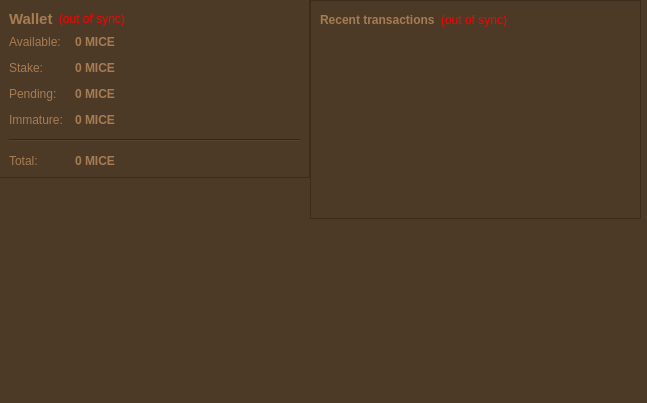
<?xml version="1.0" encoding="UTF-8"?>
<ui version="4.0">
 <class>OverviewPage</class>
 <widget class="QWidget" name="OverviewPage">
  <property name="geometry">
   <rect>
    <x>0</x>
    <y>0</y>
    <width>647</width>
    <height>403</height>
   </rect>
  </property>
  <property name="windowTitle">
   <string>Form</string>
  </property>
  <property name="styleSheet">
   <string notr="true">background-color: rgb(76, 58, 39);
color: rgb(166, 124, 82);</string>
  </property>
  <widget class="QLabel" name="label_2">
   <property name="geometry">
    <rect>
     <x>0</x>
     <y>250</y>
     <width>501</width>
     <height>111</height>
    </rect>
   </property>
   <property name="text">
    <string/>
   </property>
   <property name="pixmap">
    <pixmap resource="../bitcoin.qrc">:/images/wallet</pixmap>
   </property>
  </widget>
  <widget class="QWidget" name="layoutWidget">
   <property name="geometry">
    <rect>
     <x>-1</x>
     <y>-1</y>
     <width>311</width>
     <height>241</height>
    </rect>
   </property>
   <layout class="QVBoxLayout" name="verticalLayout_2">
    <item>
     <widget class="QFrame" name="frame">
      <property name="styleSheet">
       <string notr="true">color: rgb(166, 124, 82);</string>
      </property>
      <property name="frameShape">
       <enum>QFrame::StyledPanel</enum>
      </property>
      <property name="frameShadow">
       <enum>QFrame::Raised</enum>
      </property>
      <layout class="QVBoxLayout" name="verticalLayout_4">
       <item>
        <layout class="QHBoxLayout" name="horizontalLayout_4">
         <item>
          <widget class="QLabel" name="label_5">
           <property name="font">
            <font>
             <pointsize>11</pointsize>
             <weight>75</weight>
             <bold>true</bold>
            </font>
           </property>
           <property name="styleSheet">
            <string notr="true">color: rgb(166, 124, 82);</string>
           </property>
           <property name="text">
            <string>Wallet</string>
           </property>
          </widget>
         </item>
         <item>
          <widget class="QLabel" name="labelWalletStatus">
           <property name="toolTip">
            <string>The displayed information may be out of date. Your wallet automatically synchronizes with the Mousecoin network after a connection is established, but this process has not completed yet.</string>
           </property>
           <property name="styleSheet">
            <string notr="true">QLabel { color: red; }</string>
           </property>
           <property name="text">
            <string notr="true">(out of sync)</string>
           </property>
           <property name="alignment">
            <set>Qt::AlignLeading|Qt::AlignLeft|Qt::AlignVCenter</set>
           </property>
          </widget>
         </item>
         <item>
          <spacer name="horizontalSpacer_2">
           <property name="orientation">
            <enum>Qt::Horizontal</enum>
           </property>
           <property name="sizeHint" stdset="0">
            <size>
             <width>40</width>
             <height>20</height>
            </size>
           </property>
          </spacer>
         </item>
        </layout>
       </item>
       <item>
        <layout class="QFormLayout" name="formLayout_2">
         <property name="fieldGrowthPolicy">
          <enum>QFormLayout::AllNonFixedFieldsGrow</enum>
         </property>
         <property name="horizontalSpacing">
          <number>12</number>
         </property>
         <property name="verticalSpacing">
          <number>12</number>
         </property>
         <item row="0" column="0">
          <widget class="QLabel" name="label">
           <property name="text">
            <string>Available:</string>
           </property>
          </widget>
         </item>
         <item row="0" column="1">
          <widget class="QLabel" name="labelBalance">
           <property name="font">
            <font>
             <weight>75</weight>
             <bold>true</bold>
            </font>
           </property>
           <property name="cursor">
            <cursorShape>IBeamCursor</cursorShape>
           </property>
           <property name="toolTip">
            <string>Your current spendable balance</string>
           </property>
           <property name="text">
            <string notr="true">0 MICE</string>
           </property>
           <property name="textInteractionFlags">
            <set>Qt::LinksAccessibleByMouse|Qt::TextSelectableByKeyboard|Qt::TextSelectableByMouse</set>
           </property>
          </widget>
         </item>
         <item row="1" column="0">
          <widget class="QLabel" name="label_6">
           <property name="text">
            <string>Stake:</string>
           </property>
          </widget>
         </item>
         <item row="1" column="1">
          <widget class="QLabel" name="labelStake">
           <property name="font">
            <font>
             <weight>75</weight>
             <bold>true</bold>
            </font>
           </property>
           <property name="cursor">
            <cursorShape>IBeamCursor</cursorShape>
           </property>
           <property name="toolTip">
            <string>Total of coins that was staked, and do not yet count toward the current balance</string>
           </property>
           <property name="text">
            <string notr="true">0 MICE</string>
           </property>
           <property name="textInteractionFlags">
            <set>Qt::LinksAccessibleByMouse|Qt::TextSelectableByKeyboard|Qt::TextSelectableByMouse</set>
           </property>
          </widget>
         </item>
         <item row="2" column="0">
          <widget class="QLabel" name="label_3">
           <property name="text">
            <string>Pending:</string>
           </property>
          </widget>
         </item>
         <item row="2" column="1">
          <widget class="QLabel" name="labelUnconfirmed">
           <property name="font">
            <font>
             <weight>75</weight>
             <bold>true</bold>
            </font>
           </property>
           <property name="cursor">
            <cursorShape>IBeamCursor</cursorShape>
           </property>
           <property name="toolTip">
            <string>Total of transactions that have yet to be confirmed, and do not yet count toward the current balance</string>
           </property>
           <property name="text">
            <string notr="true">0 MICE</string>
           </property>
           <property name="textInteractionFlags">
            <set>Qt::LinksAccessibleByMouse|Qt::TextSelectableByKeyboard|Qt::TextSelectableByMouse</set>
           </property>
          </widget>
         </item>
         <item row="3" column="0">
          <widget class="QLabel" name="labelImmatureText">
           <property name="text">
            <string>Immature:</string>
           </property>
          </widget>
         </item>
         <item row="3" column="1">
          <widget class="QLabel" name="labelImmature">
           <property name="font">
            <font>
             <weight>75</weight>
             <bold>true</bold>
            </font>
           </property>
           <property name="toolTip">
            <string>Mined balance that has not yet matured</string>
           </property>
           <property name="text">
            <string notr="true">0 MICE</string>
           </property>
           <property name="textInteractionFlags">
            <set>Qt::LinksAccessibleByMouse|Qt::TextSelectableByKeyboard|Qt::TextSelectableByMouse</set>
           </property>
          </widget>
         </item>
         <item row="4" column="0" colspan="2">
          <widget class="Line" name="line">
           <property name="orientation">
            <enum>Qt::Horizontal</enum>
           </property>
          </widget>
         </item>
         <item row="5" column="0">
          <widget class="QLabel" name="labelTotalText">
           <property name="text">
            <string>Total:</string>
           </property>
          </widget>
         </item>
         <item row="5" column="1">
          <widget class="QLabel" name="labelTotal">
           <property name="font">
            <font>
             <weight>75</weight>
             <bold>true</bold>
            </font>
           </property>
           <property name="cursor">
            <cursorShape>IBeamCursor</cursorShape>
           </property>
           <property name="toolTip">
            <string>Your current total balance</string>
           </property>
           <property name="text">
            <string notr="true">0 MICE</string>
           </property>
           <property name="textInteractionFlags">
            <set>Qt::LinksAccessibleByMouse|Qt::TextSelectableByKeyboard|Qt::TextSelectableByMouse</set>
           </property>
          </widget>
         </item>
        </layout>
       </item>
      </layout>
     </widget>
    </item>
    <item>
     <spacer name="verticalSpacer">
      <property name="orientation">
       <enum>Qt::Vertical</enum>
      </property>
      <property name="sizeHint" stdset="0">
       <size>
        <width>20</width>
        <height>40</height>
       </size>
      </property>
     </spacer>
    </item>
   </layout>
  </widget>
  <widget class="QWidget" name="layoutWidget">
   <property name="geometry">
    <rect>
     <x>310</x>
     <y>0</y>
     <width>331</width>
     <height>241</height>
    </rect>
   </property>
   <layout class="QVBoxLayout" name="verticalLayout_3">
    <item>
     <widget class="QFrame" name="frame_2">
      <property name="styleSheet">
       <string notr="true">color: rgb(166, 124, 82);</string>
      </property>
      <property name="frameShape">
       <enum>QFrame::StyledPanel</enum>
      </property>
      <property name="frameShadow">
       <enum>QFrame::Raised</enum>
      </property>
      <layout class="QVBoxLayout" name="verticalLayout">
       <item>
        <layout class="QHBoxLayout" name="horizontalLayout_2">
         <item>
          <widget class="QLabel" name="label_4">
           <property name="text">
            <string>&lt;b&gt;Recent transactions&lt;/b&gt;</string>
           </property>
          </widget>
         </item>
         <item>
          <widget class="QLabel" name="labelTransactionsStatus">
           <property name="toolTip">
            <string>The displayed information may be out of date. Your wallet automatically synchronizes with the Mousecoin network after a connection is established, but this process has not completed yet.</string>
           </property>
           <property name="styleSheet">
            <string notr="true">QLabel { color: red; }</string>
           </property>
           <property name="text">
            <string notr="true">(out of sync)</string>
           </property>
           <property name="alignment">
            <set>Qt::AlignRight|Qt::AlignTrailing|Qt::AlignVCenter</set>
           </property>
          </widget>
         </item>
         <item>
          <spacer name="horizontalSpacer">
           <property name="orientation">
            <enum>Qt::Horizontal</enum>
           </property>
           <property name="sizeHint" stdset="0">
            <size>
             <width>40</width>
             <height>20</height>
            </size>
           </property>
          </spacer>
         </item>
        </layout>
       </item>
       <item>
        <widget class="QListView" name="listTransactions">
         <property name="styleSheet">
          <string notr="true">QListView { background: transparent; }
color: rgb(166, 124, 82);</string>
         </property>
         <property name="frameShape">
          <enum>QFrame::NoFrame</enum>
         </property>
         <property name="verticalScrollBarPolicy">
          <enum>Qt::ScrollBarAlwaysOff</enum>
         </property>
         <property name="horizontalScrollBarPolicy">
          <enum>Qt::ScrollBarAlwaysOff</enum>
         </property>
         <property name="selectionMode">
          <enum>QAbstractItemView::NoSelection</enum>
         </property>
        </widget>
       </item>
      </layout>
     </widget>
    </item>
    <item>
     <spacer name="verticalSpacer_2">
      <property name="orientation">
       <enum>Qt::Vertical</enum>
      </property>
      <property name="sizeHint" stdset="0">
       <size>
        <width>20</width>
        <height>40</height>
       </size>
      </property>
     </spacer>
    </item>
   </layout>
  </widget>
 </widget>
 <resources>
  <include location="../bitcoin.qrc"/>
 </resources>
 <connections/>
</ui>
